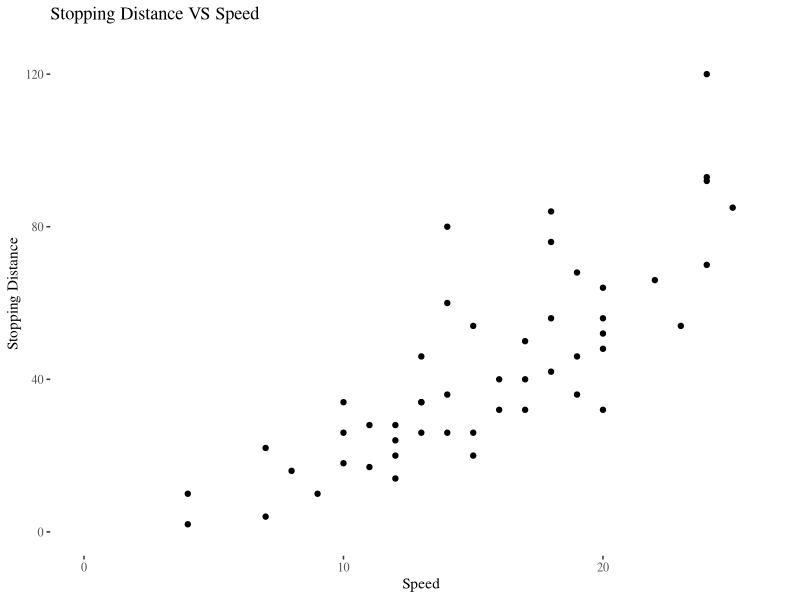
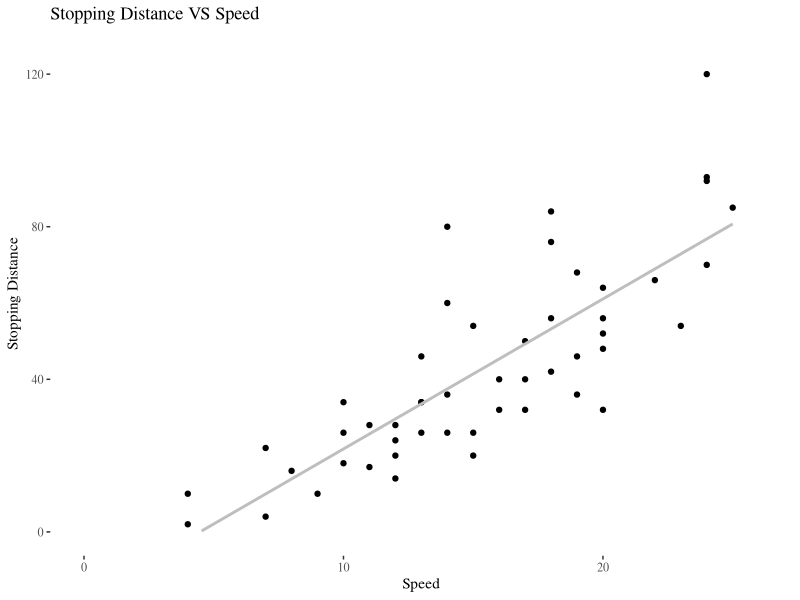
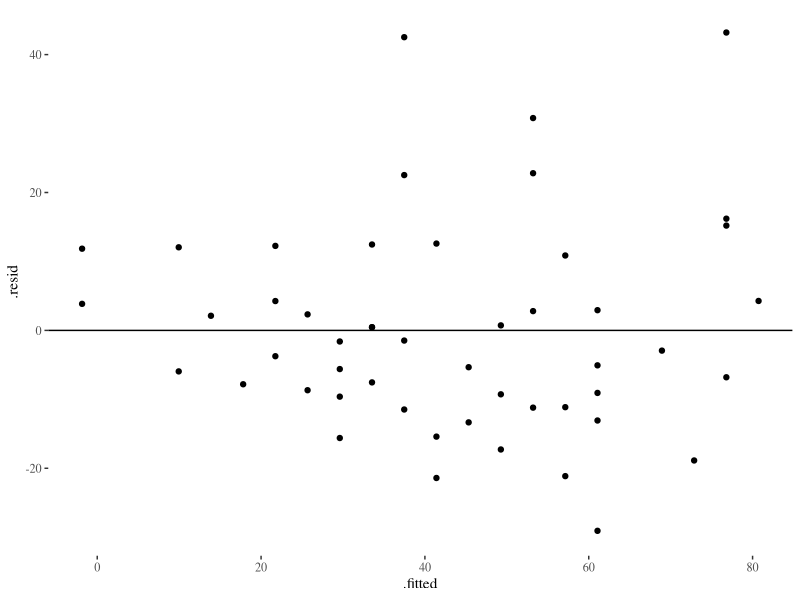
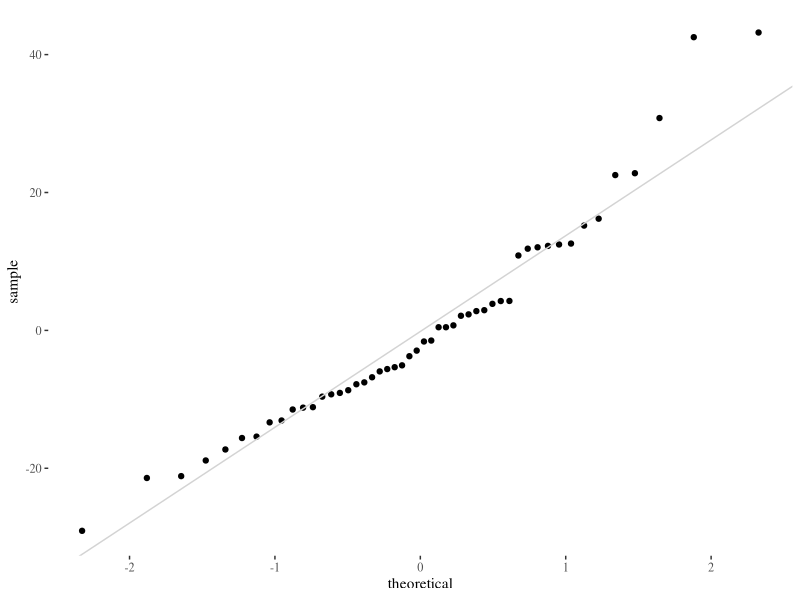
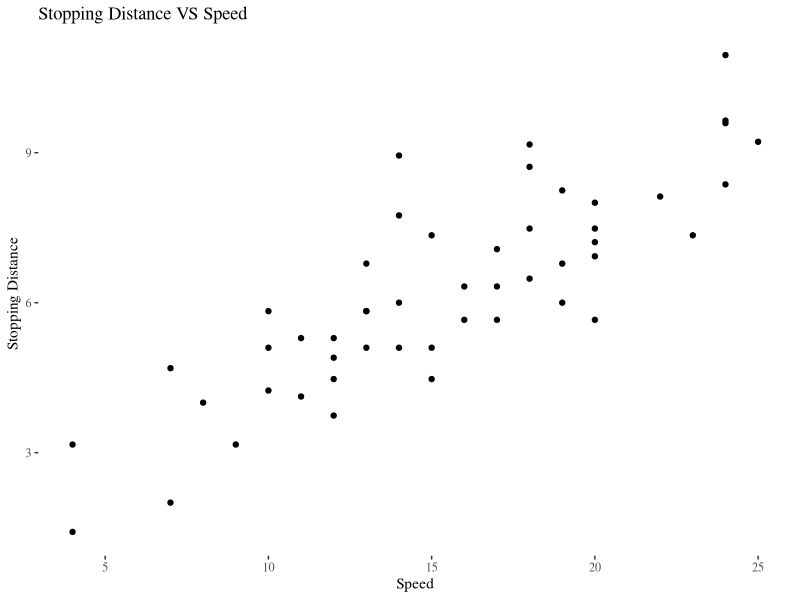
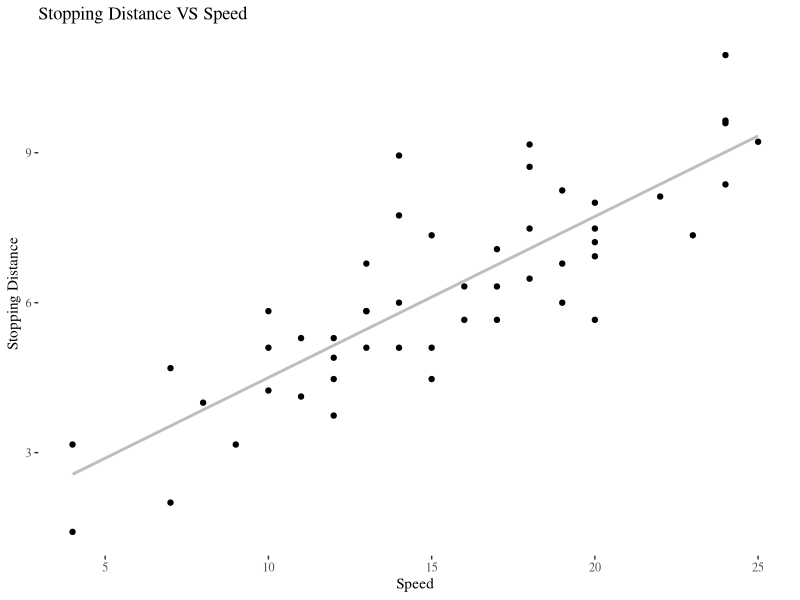
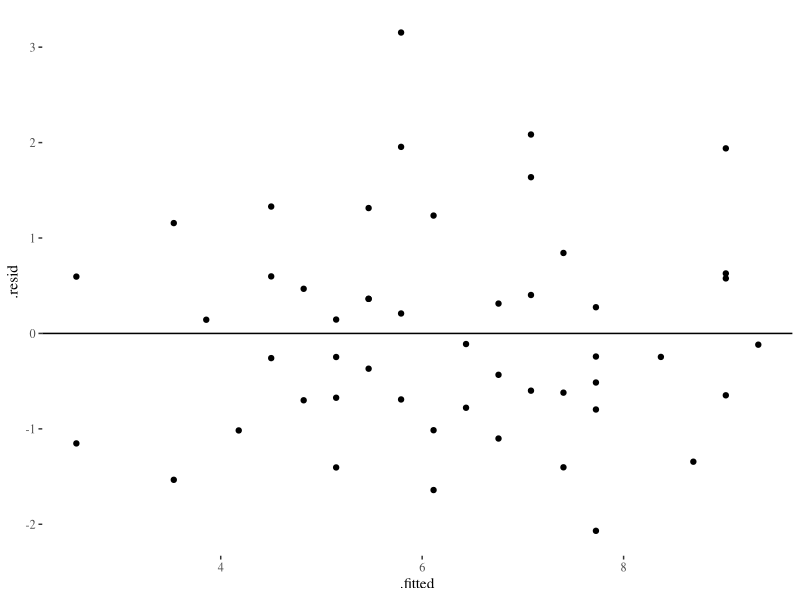
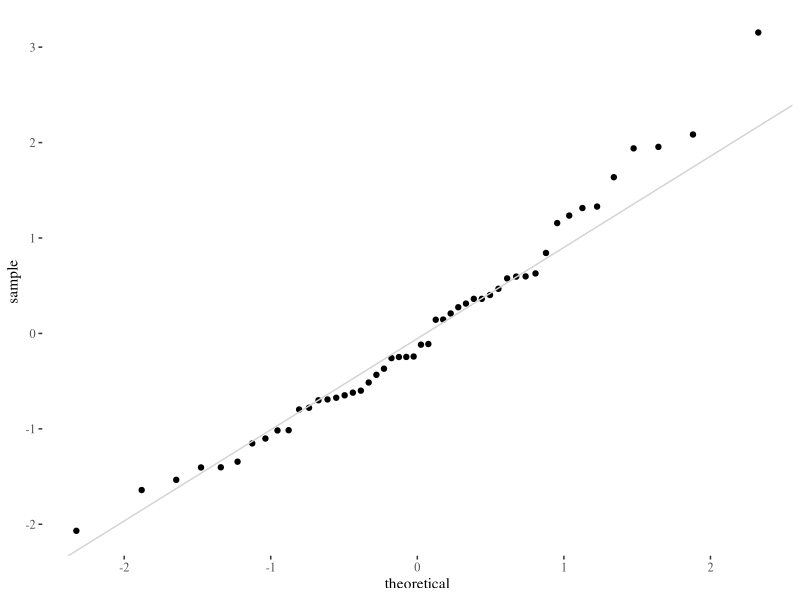

R code for these plots, in order:
## ---- chunk 1
knitr::opts_chunk$set(echo = TRUE)
## ---- chunk 2
library(tidyverse)
library(ggthemes)
library(knitr)
library(broom)
## ---- chunk 3
data("cars")
cars %>% head() %>% kable()
## ---- chunk 4
p <- ggplot(cars, aes(speed, dist)) +
  geom_point() +
  ggtitle('Stopping Distance VS Speed') +
  xlab("Speed") +
  ylab("Stopping Distance") +
  scale_x_continuous(limits = c(0, 26)) +
  scale_y_continuous(limits = c(0, 125)) +
  theme_tufte()
p
## ---- chunk 5
mod <- lm(dist~speed, cars)
summary(mod)
## ---- chunk 6
p + geom_smooth(method='lm', se = FALSE, color = 'grey')
## ---- chunk 7
df <- augment(mod) # https://stackoverflow.com/questions/36731027/how-can-i-plot-the-residuals-of-lm-with-ggplot
ggplot(df, aes(.fitted, .resid)) +
  geom_point() +
  geom_hline(yintercept = 0) +
  theme_tufte()
## ---- chunk 8

# Thanks to this site for the function:
# https://stackoverflow.com/questions/4357031/qqnorm-and-qqline-in-ggplot2
ggQQ <- function(LM) # argument: a linear model
{
    y <- quantile(LM$resid[!is.na(LM$resid)], c(0.25, 0.75))
    x <- qnorm(c(0.25, 0.75))
    slope <- diff(y)/diff(x)
    int <- y[1L] - slope * x[1L]
    p <- ggplot(LM, aes(sample=.resid)) +
        stat_qq() +
        geom_abline(slope = slope, intercept = int, color="light grey") +
      theme_tufte()

    return(p)
}

ggQQ(mod)
## ---- chunk 9
transCars <- cars
transCars$dist = sqrt(transCars$dist)
## ---- chunk 10
p <- ggplot(transCars, aes(speed, dist)) +
  geom_point() +
  ggtitle('Stopping Distance VS Speed') +
  xlab("Speed") +
  ylab("Stopping Distance") +
  theme_tufte()
p
## ---- chunk 11
p + geom_smooth(method='lm', se = FALSE, color = 'grey')
## ---- chunk 12
mod <- lm(dist~speed, transCars)
summary(mod)
## ---- chunk 13
df <- augment(mod) # https://stackoverflow.com/questions/36731027/how-can-i-plot-the-residuals-of-lm-with-ggplot
ggplot(df, aes(.fitted, .resid)) +
  geom_point() +
  geom_hline(yintercept = 0) +
  theme_tufte()
## ---- chunk 14
ggQQ(mod)
